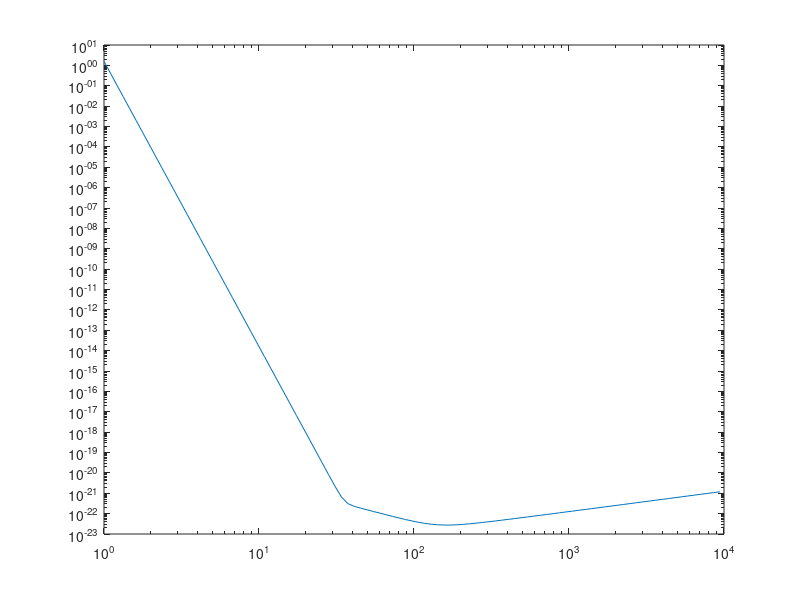
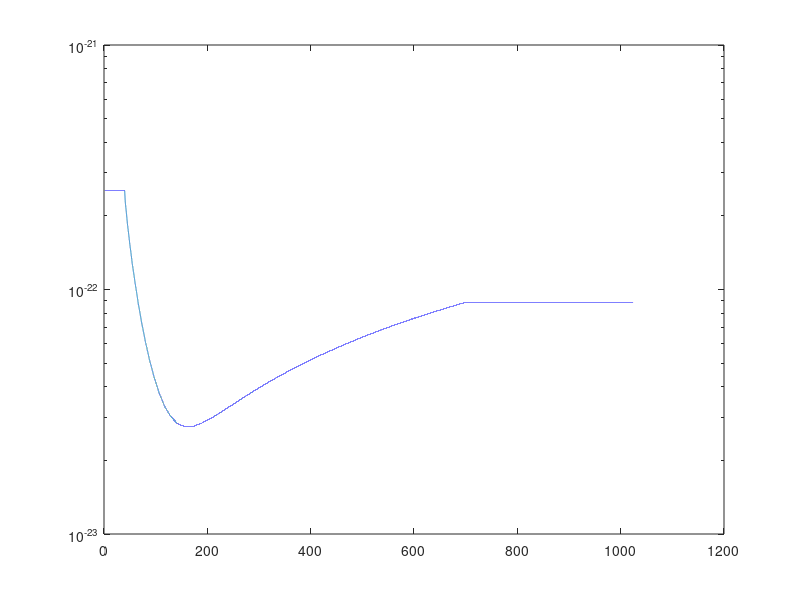
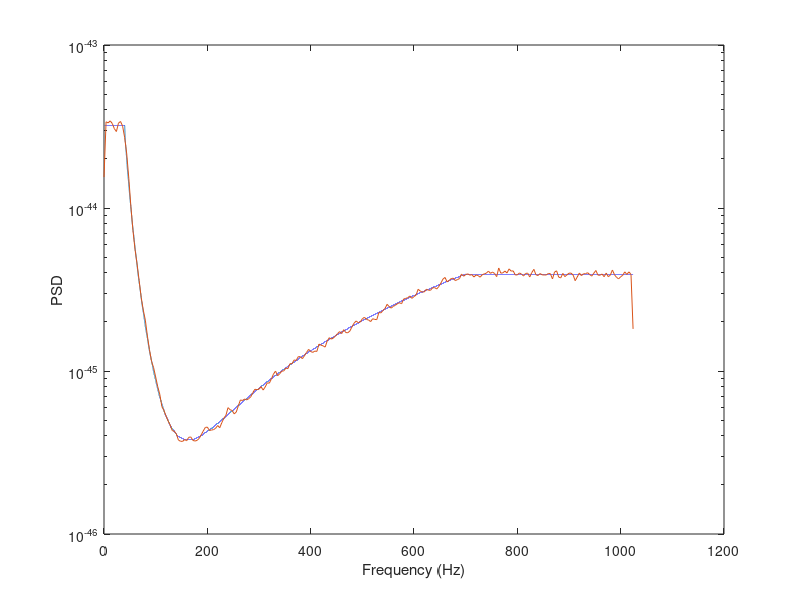

Here is the MATLAB script that generated these plots, in order:
y = load('iLIGOSensitivity.txt');
y1=y(:,1);
y2=y(:,2);
figure;
loglog(y1,y2);
% y is sqrtSn*2

nSamples = 204800;
sampFreq = 2048;

y1=y1';
y2=y2';
y1=[0 y1];
y2=[y2(1) y2];

%Positive DFT frequencies
kNyq = floor(nSamples/2)+1;
posFreq = (0:(kNyq-1))*sampFreq/nSamples;
%Interpolate
sensVec = interp1(y1, y2, posFreq);

bmap1=posFreq<40;
bmap2=posFreq>700;
id1=sum(bmap1)+1;
id2=length(posFreq)-sum(bmap2);
sensVec(bmap1)=sensVec(id1);
sensVec(bmap2)=sensVec(id2);

figure;
semilogy(posFreq,sensVec); 

%
freqVec = posFreq;
sqrtPSD = sensVec/sqrt(2);
fltrOrdr = 500;
b = fir2(fltrOrdr,freqVec/(sampFreq/2),sqrtPSD);

inNoise = randn(1,nSamples); 
outNoise = sqrt(sampFreq)*fftfilt(b,inNoise);

% Estimate the PSD
% (Pwelch plots in dB (= 10*log10(x)); plot on a linear scale)
[pxx,f]=pwelch(outNoise, 512,[],[],sampFreq);
outfreq =f;
outPSD = pxx/2;

figure;
semilogy(freqVec,sqrtPSD.^2);hold on;
semilogy(outfreq,outPSD);
xlabel('Frequency (Hz)');
ylabel('PSD');




